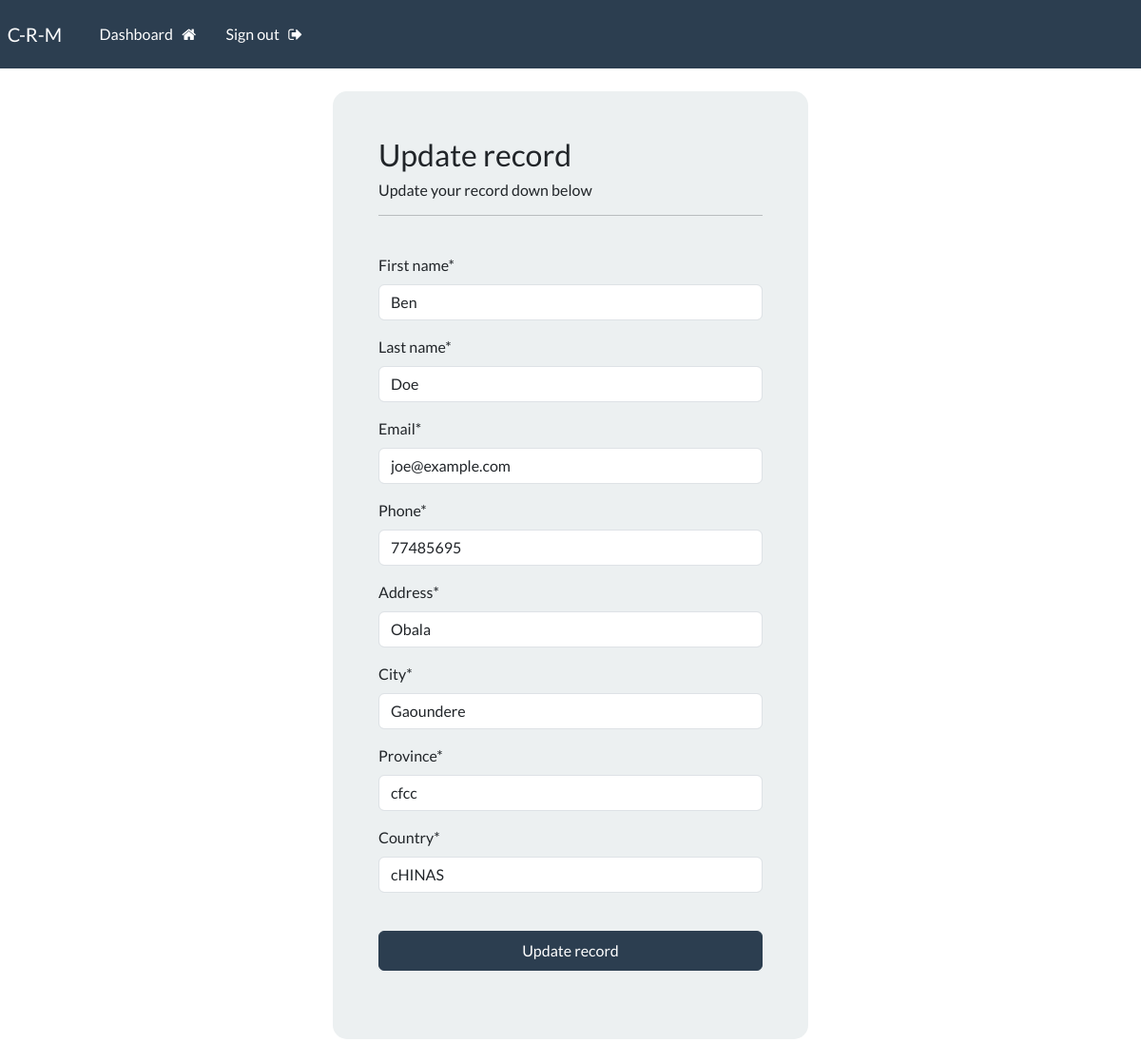
The app's page /update-record/1/ (signed in), older data.
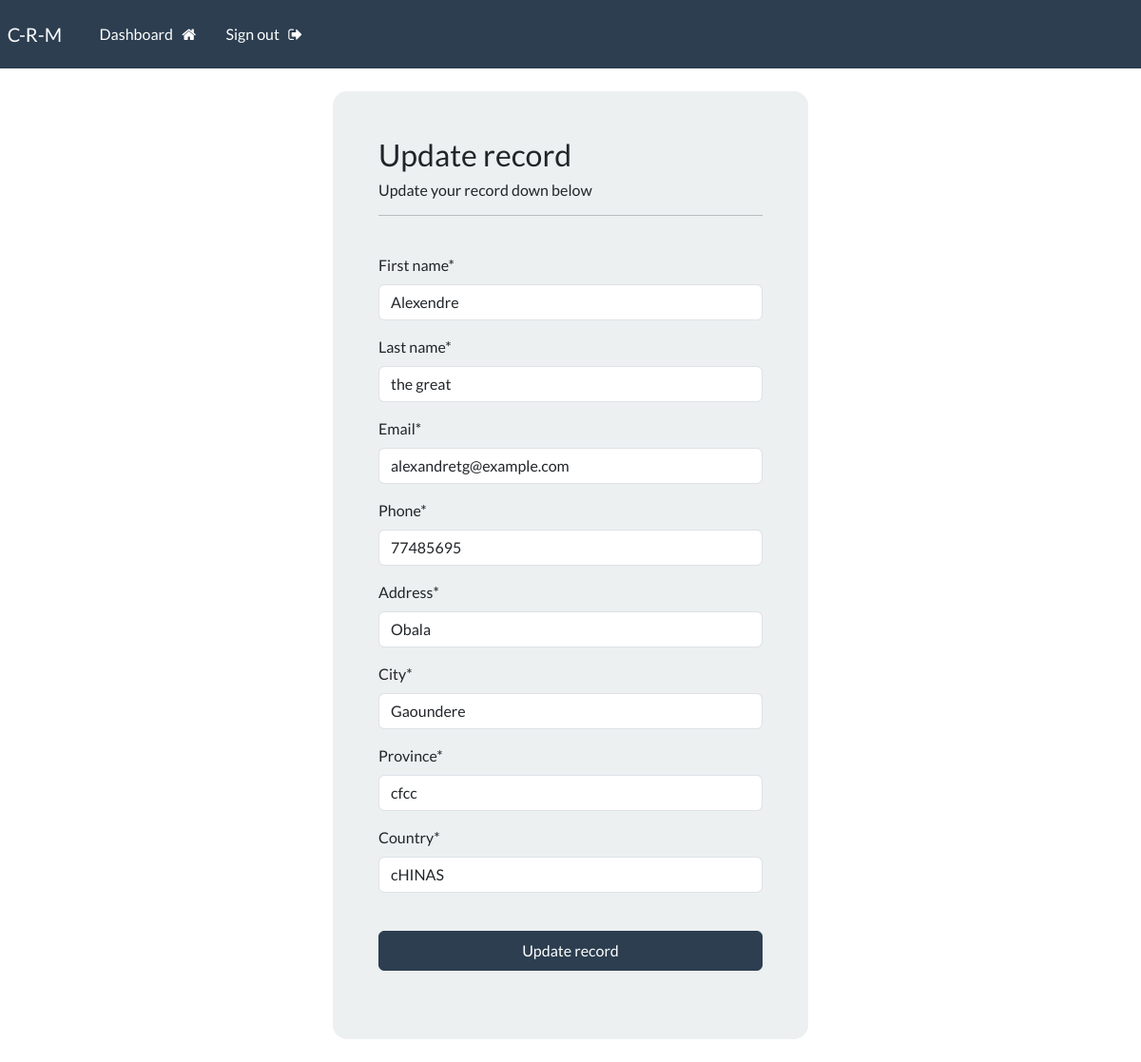
The same page, newer data.
### webapp/models.py (models this page shows)
class Record(models.Model):
    first_name = models.CharField(max_length=100)
    last_name = models.CharField(max_length=100)
    email = models.CharField(max_length=50)
    phone = models.CharField(max_length=21)
    address = models.CharField(max_length=80)
    city = models.CharField(max_length=255)
    province = models.CharField(max_length=300)
    country = models.CharField(max_length=50)
    creation_date = models.DateTimeField(auto_now_add=True)

### webapp/views.py (the view)
# urls.py: path('update-record/<int:pk>/', views.update_record, name='update-record'),
@login_required(login_url='login')
def update_record(request, pk):
    record = Record.objects.get(id=pk)
    form = UpdateRecordForm(instance=record)
    if request.method == 'POST':
        form = UpdateRecordForm(request.POST, instance=record)
        if form.is_valid():
            form.save()
            return redirect('dashboard')
    context = {'form': form}
    return render(request, 'webapp/update-record.html', context=context)

### webapp/forms.py
class UpdateRecordForm(forms.ModelForm):
    class Meta:
        model = Record
        fields = ['first_name', 'last_name', 'email', 'phone', 'address', 'city',  'province', 'country']

### webapp/templates/webapp/update-record.html (shortened to what this page needs)
{% extends 'webapp/base.html' %}
{% load crispy_forms_tags %}
{% block content %}
    <body>
        <div class="container bg-light shadow-mmd p-5 form-layout">
            <h3>Update record</h3>
            <h6>Update your record down below</h6>
            <hr>
            <br>
            <form action="" method="post"  autocomplete="off">
                {{form|crispy}}
                <br>
                <button type="submit" class="btn btn-primary w-100 btn-block p-2">Update record</button>
            </form>
            <br>
        </div>
        <br>
    </body>
{% endblock %}

Row changes from the older to the newer data that the page shows:
changed Record "Obala": first_name "Ben" → "Alexendre"; last_name "Doe" → "the great"; email "joe@example.com" → "alexandretg@example.com"
